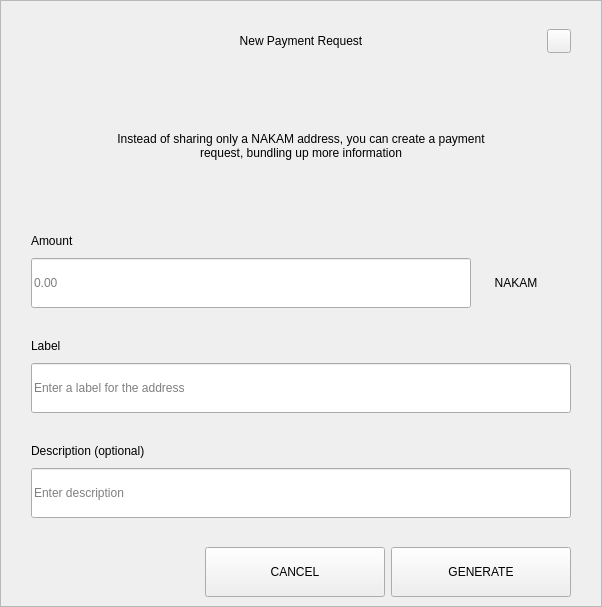
<?xml version="1.0" encoding="UTF-8"?>
<ui version="4.0">
 <class>RequestDialog</class>
 <widget class="QDialog" name="RequestDialog">
  <property name="geometry">
   <rect>
    <x>0</x>
    <y>0</y>
    <width>602</width>
    <height>607</height>
   </rect>
  </property>
  <property name="windowTitle">
   <string>Dialog</string>
  </property>
  <layout class="QVBoxLayout" name="verticalLayout_5">
   <property name="spacing">
    <number>0</number>
   </property>
   <property name="leftMargin">
    <number>0</number>
   </property>
   <property name="topMargin">
    <number>0</number>
   </property>
   <property name="rightMargin">
    <number>0</number>
   </property>
   <property name="bottomMargin">
    <number>0</number>
   </property>
   <item>
    <widget class="QFrame" name="frame">
     <property name="styleSheet">
      <string notr="true"/>
     </property>
     <property name="frameShape">
      <enum>QFrame::StyledPanel</enum>
     </property>
     <property name="frameShadow">
      <enum>QFrame::Raised</enum>
     </property>
     <layout class="QVBoxLayout" name="verticalLayout_4" stretch="1,0,0">
      <property name="spacing">
       <number>0</number>
      </property>
      <property name="leftMargin">
       <number>30</number>
      </property>
      <property name="topMargin">
       <number>20</number>
      </property>
      <property name="rightMargin">
       <number>30</number>
      </property>
      <property name="bottomMargin">
       <number>0</number>
      </property>
      <item>
       <layout class="QHBoxLayout" name="horizontalLayout_3">
        <property name="spacing">
         <number>0</number>
        </property>
        <item>
         <spacer name="horizontalSpacer_21">
          <property name="orientation">
           <enum>Qt::Horizontal</enum>
          </property>
          <property name="sizeHint" stdset="0">
           <size>
            <width>40</width>
            <height>20</height>
           </size>
          </property>
         </spacer>
        </item>
        <item>
         <widget class="QLabel" name="labelTitle">
          <property name="minimumSize">
           <size>
            <width>0</width>
            <height>40</height>
           </size>
          </property>
          <property name="maximumSize">
           <size>
            <width>16777215</width>
            <height>40</height>
           </size>
          </property>
          <property name="styleSheet">
           <string notr="true">padding-left:24px;</string>
          </property>
          <property name="text">
           <string>New Payment Request</string>
          </property>
          <property name="alignment">
           <set>Qt::AlignCenter</set>
          </property>
          <property name="margin">
           <number>7</number>
          </property>
         </widget>
        </item>
        <item>
         <spacer name="horizontalSpacer">
          <property name="orientation">
           <enum>Qt::Horizontal</enum>
          </property>
          <property name="sizeHint" stdset="0">
           <size>
            <width>40</width>
            <height>20</height>
           </size>
          </property>
         </spacer>
        </item>
        <item>
         <widget class="QPushButton" name="btnEsc">
          <property name="minimumSize">
           <size>
            <width>24</width>
            <height>24</height>
           </size>
          </property>
          <property name="maximumSize">
           <size>
            <width>24</width>
            <height>24</height>
           </size>
          </property>
          <property name="focusPolicy">
           <enum>Qt::NoFocus</enum>
          </property>
          <property name="text">
           <string/>
          </property>
         </widget>
        </item>
       </layout>
      </item>
      <item>
       <widget class="QStackedWidget" name="stack">
        <property name="minimumSize">
         <size>
          <width>540</width>
          <height>0</height>
         </size>
        </property>
        <property name="maximumSize">
         <size>
          <width>540</width>
          <height>16777215</height>
         </size>
        </property>
        <property name="currentIndex">
         <number>0</number>
        </property>
        <widget class="QWidget" name="page_1">
         <property name="minimumSize">
          <size>
           <width>540</width>
           <height>0</height>
          </size>
         </property>
         <property name="maximumSize">
          <size>
           <width>540</width>
           <height>16777215</height>
          </size>
         </property>
         <layout class="QVBoxLayout" name="layout1">
          <property name="spacing">
           <number>0</number>
          </property>
          <property name="leftMargin">
           <number>0</number>
          </property>
          <property name="topMargin">
           <number>0</number>
          </property>
          <property name="rightMargin">
           <number>0</number>
          </property>
          <property name="bottomMargin">
           <number>0</number>
          </property>
          <item>
           <spacer name="verticalSpacer_21">
            <property name="orientation">
             <enum>Qt::Vertical</enum>
            </property>
            <property name="sizeType">
             <enum>QSizePolicy::Fixed</enum>
            </property>
            <property name="sizeHint" stdset="0">
             <size>
              <width>20</width>
              <height>30</height>
             </size>
            </property>
           </spacer>
          </item>
          <item alignment="Qt::AlignHCenter">
           <widget class="QLabel" name="labelMessage">
            <property name="minimumSize">
             <size>
              <width>400</width>
              <height>50</height>
             </size>
            </property>
            <property name="text">
             <string>Instead of sharing only a NAKAM address, you can create a payment request, bundling up more information</string>
            </property>
            <property name="alignment">
             <set>Qt::AlignCenter</set>
            </property>
            <property name="wordWrap">
             <bool>true</bool>
            </property>
           </widget>
          </item>
          <item alignment="Qt::AlignBottom">
           <widget class="QWidget" name="containerAmount" native="true">
            <layout class="QVBoxLayout" name="verticalLayout">
             <property name="spacing">
              <number>9</number>
             </property>
             <property name="leftMargin">
              <number>0</number>
             </property>
             <property name="topMargin">
              <number>0</number>
             </property>
             <property name="rightMargin">
              <number>0</number>
             </property>
             <property name="bottomMargin">
              <number>0</number>
             </property>
             <item>
              <widget class="QLabel" name="labelSubtitleAmount">
               <property name="minimumSize">
                <size>
                 <width>350</width>
                 <height>16</height>
                </size>
               </property>
               <property name="maximumSize">
                <size>
                 <width>16777215</width>
                 <height>16</height>
                </size>
               </property>
               <property name="text">
                <string>Amount</string>
               </property>
              </widget>
             </item>
             <item alignment="Qt::AlignTop">
              <widget class="QWidget" name="layoutAmount" native="true">
               <layout class="QHBoxLayout" name="horizontalLayout" stretch="2,0">
                <property name="spacing">
                 <number>0</number>
                </property>
                <property name="leftMargin">
                 <number>0</number>
                </property>
                <property name="topMargin">
                 <number>0</number>
                </property>
                <property name="rightMargin">
                 <number>0</number>
                </property>
                <property name="bottomMargin">
                 <number>0</number>
                </property>
                <item>
                 <widget class="QLineEdit" name="lineEditAmount">
                  <property name="minimumSize">
                   <size>
                    <width>0</width>
                    <height>50</height>
                   </size>
                  </property>
                  <property name="maximumSize">
                   <size>
                    <width>16777215</width>
                    <height>50</height>
                   </size>
                  </property>
                  <property name="placeholderText">
                   <string notr="true">0.00</string>
                  </property>
                 </widget>
                </item>
                <item>
                 <widget class="QWidget" name="comboContainer" native="true">
                  <property name="minimumSize">
                   <size>
                    <width>100</width>
                    <height>50</height>
                   </size>
                  </property>
                  <property name="maximumSize">
                   <size>
                    <width>16777215</width>
                    <height>50</height>
                   </size>
                  </property>
                  <layout class="QHBoxLayout" name="horizontalLayout_31">
                   <property name="spacing">
                    <number>0</number>
                   </property>
                   <property name="leftMargin">
                    <number>0</number>
                   </property>
                   <property name="topMargin">
                    <number>0</number>
                   </property>
                   <property name="rightMargin">
                    <number>10</number>
                   </property>
                   <property name="bottomMargin">
                    <number>0</number>
                   </property>
                   <item>
                    <widget class="QLabel" name="comboBoxCoin">
                     <property name="text">
                      <string>NAKAM</string>
                     </property>
                     <property name="alignment">
                      <set>Qt::AlignCenter</set>
                     </property>
                    </widget>
                   </item>
                  </layout>
                 </widget>
                </item>
               </layout>
              </widget>
             </item>
            </layout>
           </widget>
          </item>
          <item>
           <spacer name="verticalSpacer_31">
            <property name="orientation">
             <enum>Qt::Vertical</enum>
            </property>
            <property name="sizeType">
             <enum>QSizePolicy::Fixed</enum>
            </property>
            <property name="sizeHint" stdset="0">
             <size>
              <width>20</width>
              <height>30</height>
             </size>
            </property>
           </spacer>
          </item>
          <item>
           <layout class="QVBoxLayout" name="verticalLayoutLabel">
            <property name="spacing">
             <number>9</number>
            </property>
            <item>
             <widget class="QLabel" name="labelSubtitleLabel">
              <property name="minimumSize">
               <size>
                <width>0</width>
                <height>16</height>
               </size>
              </property>
              <property name="maximumSize">
               <size>
                <width>16777215</width>
                <height>16</height>
               </size>
              </property>
              <property name="text">
               <string>Label</string>
              </property>
             </widget>
            </item>
            <item>
             <widget class="QLineEdit" name="lineEditLabel">
              <property name="minimumSize">
               <size>
                <width>0</width>
                <height>50</height>
               </size>
              </property>
              <property name="maximumSize">
               <size>
                <width>16777215</width>
                <height>50</height>
               </size>
              </property>
              <property name="placeholderText">
               <string>Enter a label for the address</string>
              </property>
             </widget>
            </item>
           </layout>
          </item>
          <item>
           <spacer name="verticalSpacer_34">
            <property name="orientation">
             <enum>Qt::Vertical</enum>
            </property>
            <property name="sizeType">
             <enum>QSizePolicy::Fixed</enum>
            </property>
            <property name="sizeHint" stdset="0">
             <size>
              <width>20</width>
              <height>30</height>
             </size>
            </property>
           </spacer>
          </item>
          <item>
           <layout class="QVBoxLayout" name="verticalLayoutDescription">
            <property name="spacing">
             <number>9</number>
            </property>
            <item>
             <widget class="QLabel" name="labelSubtitleDescription">
              <property name="minimumSize">
               <size>
                <width>0</width>
                <height>16</height>
               </size>
              </property>
              <property name="maximumSize">
               <size>
                <width>16777215</width>
                <height>16</height>
               </size>
              </property>
              <property name="text">
               <string>Description (optional)</string>
              </property>
             </widget>
            </item>
            <item>
             <widget class="QLineEdit" name="lineEditDescription">
              <property name="minimumSize">
               <size>
                <width>0</width>
                <height>50</height>
               </size>
              </property>
              <property name="maximumSize">
               <size>
                <width>16777215</width>
                <height>50</height>
               </size>
              </property>
              <property name="placeholderText">
               <string>Enter description</string>
              </property>
             </widget>
            </item>
            <item>
             <spacer name="verticalSpacer_4">
              <property name="orientation">
               <enum>Qt::Vertical</enum>
              </property>
              <property name="sizeType">
               <enum>QSizePolicy::Fixed</enum>
              </property>
              <property name="sizeHint" stdset="0">
               <size>
                <width>20</width>
                <height>20</height>
               </size>
              </property>
             </spacer>
            </item>
           </layout>
          </item>
         </layout>
        </widget>
        <widget class="QWidget" name="page_2">
         <layout class="QVBoxLayout" name="layout2">
          <item>
           <spacer name="verticalSpacer_5">
            <property name="orientation">
             <enum>Qt::Vertical</enum>
            </property>
            <property name="sizeType">
             <enum>QSizePolicy::Fixed</enum>
            </property>
            <property name="sizeHint" stdset="0">
             <size>
              <width>20</width>
              <height>50</height>
             </size>
            </property>
           </spacer>
          </item>
          <item alignment="Qt::AlignHCenter">
           <widget class="QLabel" name="labelQrImg">
            <property name="minimumSize">
             <size>
              <width>260</width>
              <height>260</height>
             </size>
            </property>
            <property name="maximumSize">
             <size>
              <width>260</width>
              <height>260</height>
             </size>
            </property>
            <property name="text">
             <string/>
            </property>
            <property name="alignment">
             <set>Qt::AlignCenter</set>
            </property>
           </widget>
          </item>
          <item>
           <spacer name="verticalSpacer_2">
            <property name="orientation">
             <enum>Qt::Vertical</enum>
            </property>
            <property name="sizeType">
             <enum>QSizePolicy::Fixed</enum>
            </property>
            <property name="sizeHint" stdset="0">
             <size>
              <width>20</width>
              <height>30</height>
             </size>
            </property>
           </spacer>
          </item>
          <item alignment="Qt::AlignHCenter">
           <widget class="QLabel" name="labelAddress">
            <property name="text">
             <string>NQeVBSRsUWWHQnquWKJSvZPttbXrWQRtoT </string>
            </property>
           </widget>
          </item>
          <item>
           <spacer name="verticalSpacer_32">
            <property name="orientation">
             <enum>Qt::Vertical</enum>
            </property>
            <property name="sizeType">
             <enum>QSizePolicy::Expanding</enum>
            </property>
            <property name="sizeHint" stdset="0">
             <size>
              <width>20</width>
              <height>20</height>
             </size>
            </property>
           </spacer>
          </item>
          <item>
           <layout class="QHBoxLayout" name="horizontal">
            <property name="leftMargin">
             <number>20</number>
            </property>
            <property name="rightMargin">
             <number>20</number>
            </property>
            <property name="bottomMargin">
             <number>20</number>
            </property>
            <item>
             <spacer name="horizontalSpacer_4">
              <property name="orientation">
               <enum>Qt::Horizontal</enum>
              </property>
              <property name="sizeHint" stdset="0">
               <size>
                <width>40</width>
                <height>20</height>
               </size>
              </property>
             </spacer>
            </item>
            <item>
             <widget class="QPushButton" name="btnCopyAddress">
              <property name="minimumSize">
               <size>
                <width>180</width>
                <height>50</height>
               </size>
              </property>
              <property name="text">
               <string>COPY ADDRESS</string>
              </property>
             </widget>
            </item>
            <item>
             <widget class="QPushButton" name="btnCopyUrl">
              <property name="minimumSize">
               <size>
                <width>180</width>
                <height>50</height>
               </size>
              </property>
              <property name="text">
               <string>COPY URL</string>
              </property>
             </widget>
            </item>
            <item>
             <spacer name="horizontalSpacer_2">
              <property name="orientation">
               <enum>Qt::Horizontal</enum>
              </property>
              <property name="sizeHint" stdset="0">
               <size>
                <width>40</width>
                <height>20</height>
               </size>
              </property>
             </spacer>
            </item>
           </layout>
          </item>
         </layout>
        </widget>
       </widget>
      </item>
      <item>
       <widget class="QWidget" name="buttonsStack" native="true">
        <layout class="QHBoxLayout" name="horizontalLayout_5">
         <property name="leftMargin">
          <number>20</number>
         </property>
         <property name="rightMargin">
          <number>0</number>
         </property>
         <item>
          <spacer name="horizontalSpacer_41">
           <property name="orientation">
            <enum>Qt::Horizontal</enum>
           </property>
           <property name="sizeHint" stdset="0">
            <size>
             <width>40</width>
             <height>20</height>
            </size>
           </property>
          </spacer>
         </item>
         <item>
          <widget class="QPushButton" name="btnCancel">
           <property name="minimumSize">
            <size>
             <width>180</width>
             <height>50</height>
            </size>
           </property>
           <property name="focusPolicy">
            <enum>Qt::NoFocus</enum>
           </property>
           <property name="text">
            <string>CANCEL</string>
           </property>
          </widget>
         </item>
         <item>
          <widget class="QPushButton" name="btnSave">
           <property name="minimumSize">
            <size>
             <width>180</width>
             <height>50</height>
            </size>
           </property>
           <property name="focusPolicy">
            <enum>Qt::NoFocus</enum>
           </property>
           <property name="text">
            <string>GENERATE</string>
           </property>
          </widget>
         </item>
        </layout>
       </widget>
      </item>
     </layout>
    </widget>
   </item>
  </layout>
 </widget>
 <resources/>
 <connections/>
</ui>
